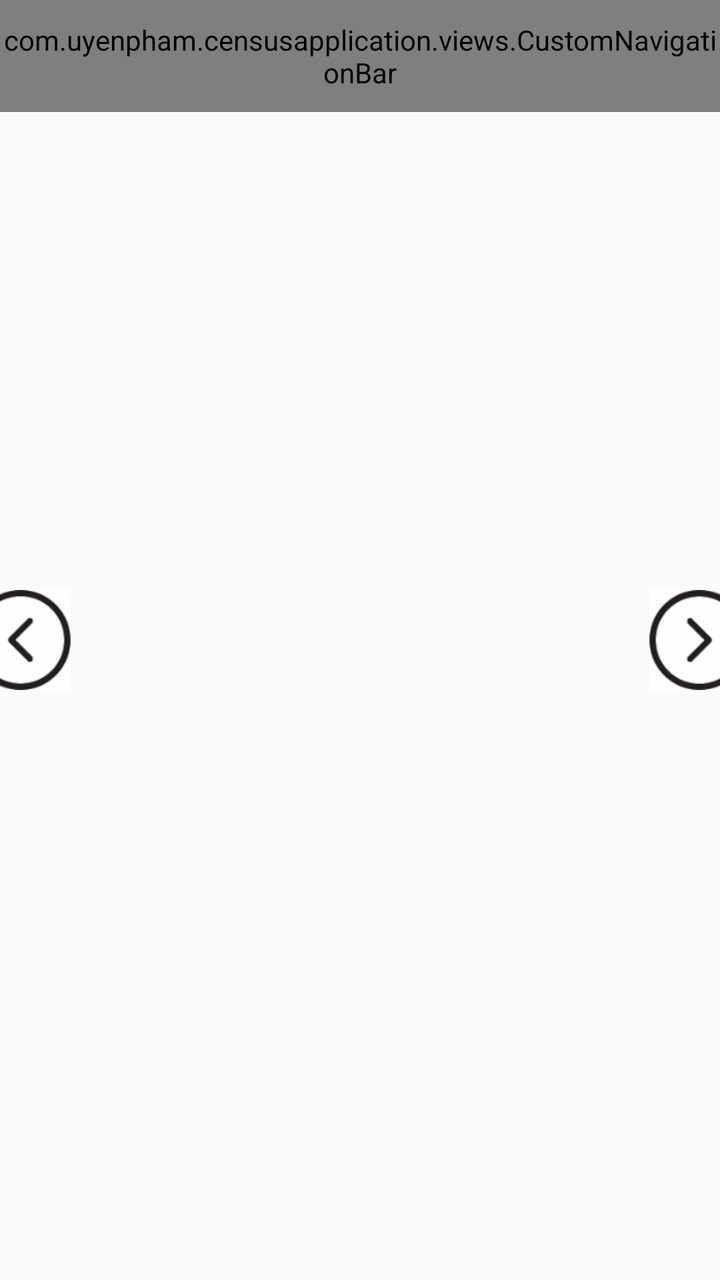
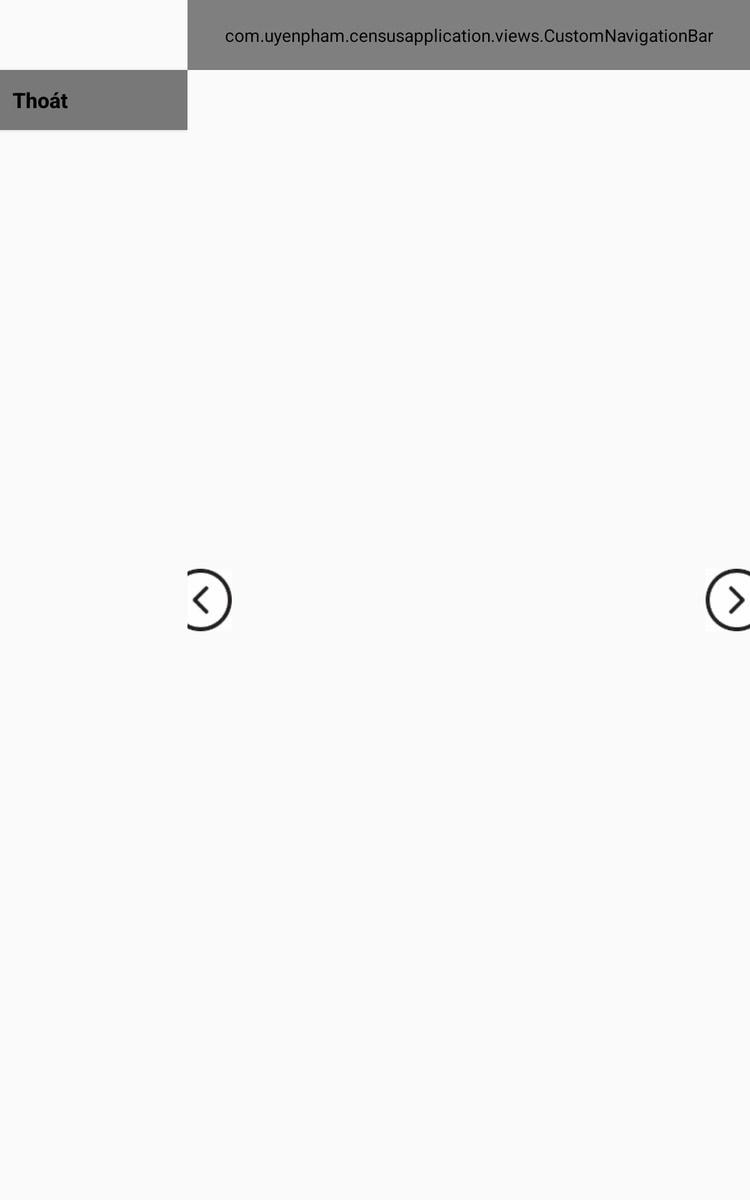

The same Android screen from two of the app's own layout files: first res/layout/ as a phone draws it, then the repository's variant for another configuration, drawn on a device whose configuration selects that folder. Both files follow.
<!-- AndroidManifest.xml: application theme AppTheme -->
<!-- res/layout/activity_main2.xml -->
<?xml version="1.0" encoding="utf-8"?>
<android.support.v4.widget.DrawerLayout
    xmlns:android="http://schemas.android.com/apk/res/android"
    xmlns:tools="http://schemas.android.com/tools"
    android:id="@+id/drawer_layout"
    android:layout_width="match_parent"
    android:layout_height="match_parent"
    android:fitsSystemWindows="true"
    tools:openDrawer="start">
    <RelativeLayout
        android:layout_width="match_parent"
        android:layout_height="match_parent">
        <com.uyenpham.censusapplication.views.CustomNavigationBar
            android:id="@+id/toolbar"
            android:layout_width="match_parent"
            android:layout_height="@dimen/height_toolbar"
            android:layout_alignParentTop="true"
            />
        <FrameLayout
            android:layout_toLeftOf="@id/imv_next"
            android:layout_toRightOf="@id/imv_previous"
            android:id="@+id/content"
            android:layout_width="match_parent"
            android:layout_height="match_parent"
            android:layout_below="@+id/toolbar"/>
        <ImageView
            android:visibility="visible"
            android:id="@+id/imv_previous"
            android:layout_alignParentLeft="true"
            android:layout_marginLeft="-15dp"
            android:layout_centerVertical="true"
            android:src="@drawable/ic_previous"
            android:layout_width="@dimen/icon_50"
            android:layout_height="@dimen/icon_50"
            />
        <ImageView
            android:rotation="180"
            android:visibility="visible"
            android:id="@+id/imv_next"
            android:layout_alignParentRight="true"
            android:layout_marginRight="-15dp"
            android:layout_centerVertical="true"
            android:src="@drawable/ic_previous"
            android:layout_width="@dimen/icon_50"
            android:layout_height="@dimen/icon_50"
            />
    </RelativeLayout>

    <android.support.design.widget.NavigationView
        android:visibility="visible"
        android:orientation="vertical"
        android:layout_width="240dp"
        android:layout_gravity="start"
        android:fitsSystemWindows="false"
        android:layout_height="match_parent">
        <LinearLayout
            android:orientation="vertical"
            android:layout_width="match_parent"
            android:layout_height="match_parent">
            <RelativeLayout
                android:layout_width="match_parent"
                android:layout_height="wrap_content">
                <android.support.v7.widget.RecyclerView
                    android:id="@+id/left_drawer"
                    android:layout_width="240dp"
                    android:layout_height="wrap_content"
                    android:layout_gravity="start"
                    android:background="#FFFFFF"
                    android:choiceMode="singleChoice"
                    android:divider="@color/gray_light"
                    android:dividerHeight="1dp">

                </android.support.v7.widget.RecyclerView>
                <android.support.v7.widget.RecyclerView
                    android:layout_marginTop="@dimen/height_toolbar"
                    android:id="@+id/left_drawer_member"
                    android:layout_width="240dp"
                    android:layout_height="wrap_content"
                    android:layout_gravity="start"
                    android:background="#FFFFFF"
                    android:choiceMode="singleChoice"
                    android:divider="@color/gray_light"
                    android:dividerHeight="1dp">

                </android.support.v7.widget.RecyclerView>
            </RelativeLayout>

            <Button
                android:padding="@dimen/padding_small_x"
                android:id="@+id/btn_exit"
                android:background="@color/gray_light"
                android:text="Thoát"
                android:textColor="@color/black"
                android:textStyle="bold"
                android:textSize="@dimen/ts_17"
                android:textAllCaps="false"
                android:layout_width="match_parent"
                android:layout_height="wrap_content"
                android:gravity="start|center_vertical"/>
        </LinearLayout>

    </android.support.design.widget.NavigationView>

</android.support.v4.widget.DrawerLayout>
<!-- resources referenced by this layout -->
<resources>
  <color name="black">#000000</color>
  <color name="gray_light">#787878</color>
  <dimen name="height_toolbar">56dp</dimen>
  <dimen name="icon_50">50dp</dimen>
  <dimen name="padding_small_x">10dp</dimen>
  <dimen name="ts_17">17sp</dimen>
  <!-- drawable ic_previous: png bitmap (drawable-hdpi, 2431 bytes) -->
  <style name="AppTheme" parent="Theme.AppCompat.Light.NoActionBar">
          
          <item name="colorPrimary">@color/colorPrimary</item>
          <item name="colorPrimaryDark">@color/colorPrimaryDark</item>
          <item name="colorAccent">@color/colorAccent</item>
      </style>
  <color name="colorPrimary">#3F51B5</color>
  <color name="colorPrimaryDark">#303F9F</color>
  <color name="colorAccent">#FF4081</color>
</resources>
<!-- res/layout-sw600dp/activity_main2.xml (the repository's variant of the layout above) -->
<!-- drawn on a 7-inch tablet held upright -->
<?xml version="1.0" encoding="utf-8"?>
<LinearLayout
    xmlns:android="http://schemas.android.com/apk/res/android"
    android:layout_width="match_parent"
    android:layout_height="match_parent"
    android:fitsSystemWindows="true"
    android:orientation="horizontal">
    <FrameLayout
        android:layout_weight="1"
        android:layout_width="0dp"
        android:visibility="visible"
        android:orientation="vertical"
        android:layout_gravity="start"
        android:fitsSystemWindows="false"
        android:layout_height="match_parent">
        <LinearLayout
            android:orientation="vertical"
            android:layout_width="match_parent"
            android:layout_height="match_parent">
            <RelativeLayout
                android:layout_width="match_parent"
                android:layout_height="wrap_content">
                <android.support.v7.widget.RecyclerView
                    android:id="@+id/left_drawer"
                    android:layout_width="240dp"
                    android:layout_height="wrap_content"
                    android:layout_gravity="start"
                    android:background="#FFFFFF"
                    android:choiceMode="singleChoice"
                    android:divider="@color/gray_light"
                    android:dividerHeight="1dp">

                </android.support.v7.widget.RecyclerView>
                <android.support.v7.widget.RecyclerView
                    android:layout_marginTop="@dimen/height_toolbar"
                    android:id="@+id/left_drawer_member"
                    android:layout_width="240dp"
                    android:layout_height="wrap_content"
                    android:layout_gravity="start"
                    android:background="#FFFFFF"
                    android:choiceMode="singleChoice"
                    android:divider="@color/gray_light"
                    android:dividerHeight="1dp">

                </android.support.v7.widget.RecyclerView>
            </RelativeLayout>

            <Button
                android:padding="@dimen/padding_small_x"
                android:id="@+id/btn_exit"
                android:background="@color/gray_light"
                android:text="Thoát"
                android:textColor="@color/black"
                android:textStyle="bold"
                android:textSize="@dimen/ts_17"
                android:textAllCaps="false"
                android:layout_width="match_parent"
                android:layout_height="wrap_content"
                android:gravity="start|center_vertical"/>
        </LinearLayout>

    </FrameLayout>
    <RelativeLayout
        android:layout_weight="3"
        android:layout_width="0dp"
        android:layout_height="match_parent">
        <com.uyenpham.censusapplication.views.CustomNavigationBar
            android:id="@+id/toolbar"
            android:layout_width="match_parent"
            android:layout_height="@dimen/height_toolbar"
            android:layout_alignParentTop="true"
            />
        <FrameLayout
            android:layout_toLeftOf="@id/imv_next"
            android:layout_toRightOf="@id/imv_previous"
            android:id="@+id/content"
            android:layout_width="match_parent"
            android:layout_height="match_parent"
            android:layout_below="@+id/toolbar"/>
        <ImageView
            android:visibility="visible"
            android:id="@+id/imv_previous"
            android:layout_alignParentLeft="true"
            android:layout_marginLeft="-15dp"
            android:layout_centerVertical="true"
            android:src="@drawable/ic_previous"
            android:layout_width="@dimen/icon_50"
            android:layout_height="@dimen/icon_50"
            />
        <ImageView
            android:rotation="180"
            android:visibility="visible"
            android:id="@+id/imv_next"
            android:layout_alignParentRight="true"
            android:layout_marginRight="-15dp"
            android:layout_centerVertical="true"
            android:src="@drawable/ic_previous"
            android:layout_width="@dimen/icon_50"
            android:layout_height="@dimen/icon_50"
            />
    </RelativeLayout>

</LinearLayout>
